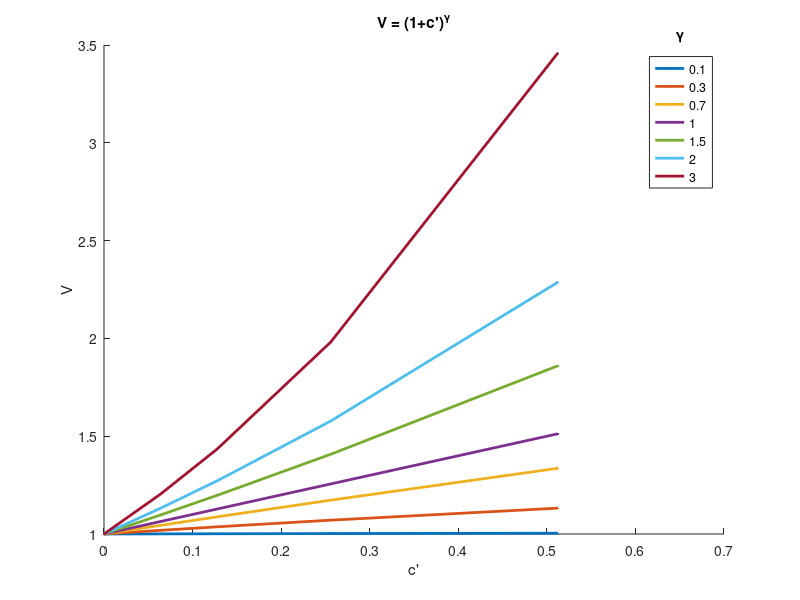
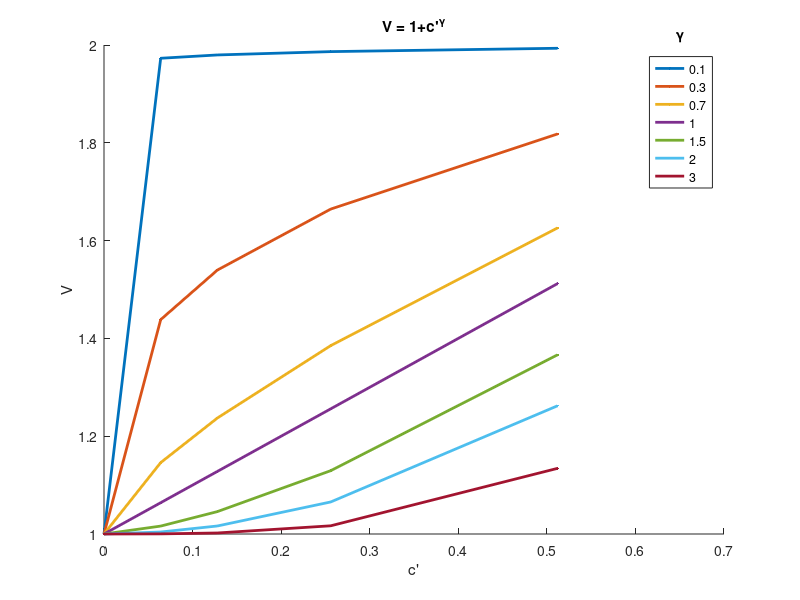

The MATLAB script that drew these images, in order:
gamma = [0.01, 0.3, 0.7, 1, 1.5, 2, 3];
c = [0, 6.4, 12.8, 25.6, 51.2]/100;
h = figure; hold on;
for i = 1:numel(gamma)
    V1 = (1+c).^gamma(i);
    V2 = (1-c).^gamma(i);
    plot(c, V1, '.-', 'LineWidth',2);
    %plot(c, V2, '--.');
end
xlabel('c''');
ylabel('V');
lg = legend({'0.1', '0.3', '0.7', '1', '1.5', '2', '3'});
title(lg, '\gamma');
title('V = (1+c'')^\gamma');


h = figure; hold on;
for i = 1:numel(gamma)
    V1 = 1+c.^gamma(i);
    V2 = 1-c.^gamma(i);
    plot(c, V1, '.-', 'LineWidth',2);
    %plot(c, V2, '--.');
end
xlabel('c''');
ylabel('V');
lg = legend({'0.1', '0.3', '0.7', '1', '1.5', '2', '3'});
title(lg, '\gamma');
title('V = 1+c''^\gamma');